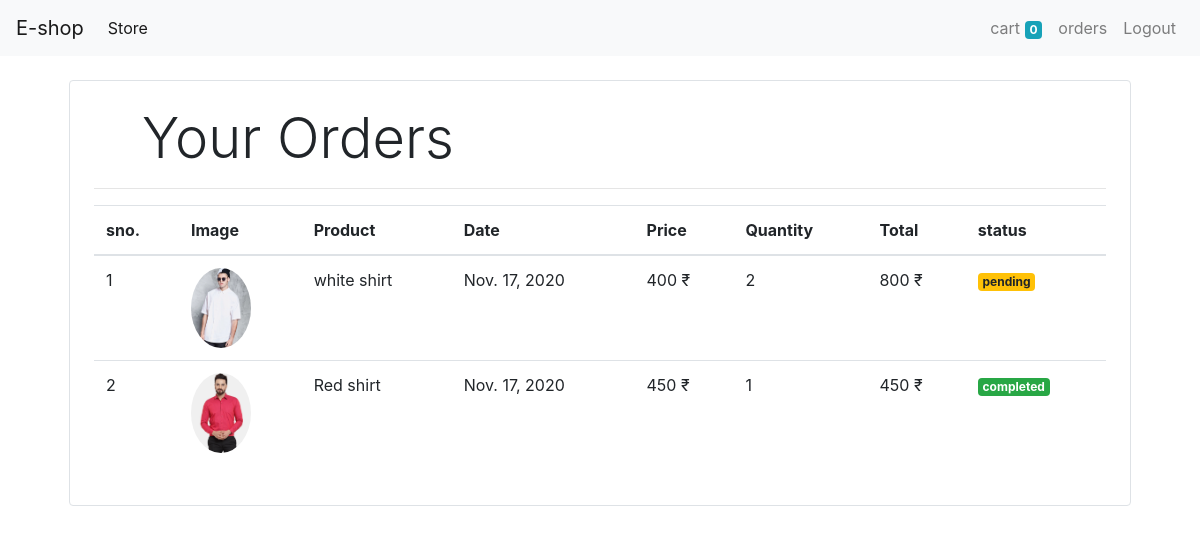
The page /order/ (signed in) on the database its author committed.
### store/models/orders.py (models this page shows, shortened)
class Order(models.Model):
    product = models.ForeignKey(Product,on_delete=models.CASCADE)
    customer = models.ForeignKey(Customer,on_delete=models.CASCADE)
    quantity = models.IntegerField(default=1)
    price = models.IntegerField()
    address = models.CharField(max_length=50,default='',blank=True)
    phone = models.CharField(max_length=20,default='')
    date = models.DateField(default=datetime.datetime.today)
    status = models.BooleanField(default=False)
    @staticmethod
    def get_orders_by_customer(customer_id):
        return Order\
            .objects\
            .filter(customer = customer_id)\
            .order_by('-date')

### store/models/product.py (models this page shows, shortened)
class Product(models.Model):
    name = models.CharField(max_length=50)
    price = models.IntegerField(default=0)
    category = models.ForeignKey(Category, on_delete=models.CASCADE, default=1)
    description = models.CharField(max_length=200, default='', null=True, blank=True)
    image = models.ImageField(upload_to='uploads/products/')

### store/views/order.py (the view)
# urls.py: path('order/', Orderview.as_view(), name='order')
class Orderview(View):
    @method_decorator(auth_middleware)
    def get(self,request):
        customer = request.session.get('customer')
        orders = Order.get_orders_by_customer(customer)
        print(orders)
        return render(request,'order.html',{'orders':orders})

### store/templatetags/custom_filter.py (called while the page is built)
@register.filter(name='Currency')
def Currency(number):
    return str(number) +' ₹'

@register.filter(name='multiply')
def multiply(number,number1):
    return number * number1

### store/templates/order.html
{% extends 'base.html' %}
{% load cart %}
{%  load custom_filter %}
{% block content %}
<div class="container">
    <div class="border rounded p-4 m-4">
        <p class="display-4 pl-4 ml-4"> Your Orders</p>
        <hr>
        <table class="table">
            <thead>
                <tr>
                    <th>sno.</th>
                    <th>Image</th>
                    <th>Product</th>
                    <th>Date</th>
                    <th>Price</th>
                    <th>Quantity</th>
                    <th>Total</th>
                    <th>status</th>
                </tr>
            </thead>
            <tbody>
                {% for order in orders%}
                <tr>
                    <td>{{forloop.counter}}</td>
                    <td><img style="height: 80px;" class="rounded-circle" src="{{order.product.image.url}}" alt=""></td>
                    <td>{{order.product.name}}</td>
                    <td>{{order.date}}</td>
                    <td>{{order.price|Currency}}</td>
                    <td>{{order.quantity}}</td>
                    <td>{{order.quantity|multiply:order.price|Currency}}</td>
                    {% if order.status %}
                    <td><small class="badge badge-success">completed</small></td>
                    {% else %}
                    <td><small class="badge badge-warning">pending</small></td>
                    {% endif %}
                </tr>
                {% endfor %}
            </tbody>
        </table>
    </div>
</div>
{% endblock %}

### rows shown on the page
Order: product.image (picture), product.name "white shirt", date "Nov. 17, 2020", price|Currency "400 ₹", quantity "2", quantity|multiply "800 ₹", status "pending"
Order: product.image (picture), product.name "Red shirt", date "Nov. 17, 2020", price|Currency "450 ₹", quantity "1", quantity|multiply "450 ₹", status "completed"

### other values the page prints
{{ request.session.cart.keys|length }} "0"
